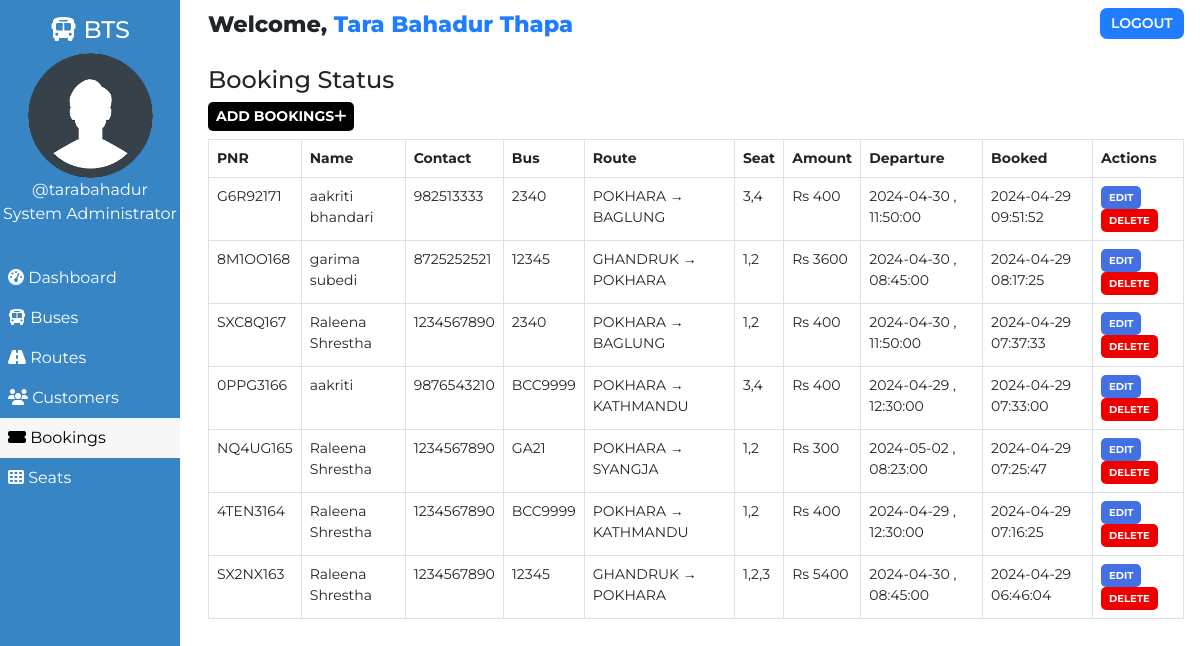
The app's page /admin/booking.php (signed in) with its own data.
### tables this page shows
CREATE TABLE `users` (
  `user_id` int(11) NOT NULL,
  `user_fullname` varchar(100) NOT NULL,
  `user_name` varchar(30) NOT NULL,
  `user_type` int(11) NOT NULL DEFAULT 0,
  `phone_no` int(11) NOT NULL,
  `user_password` varchar(255) NOT NULL,
  `user_created` datetime NOT NULL DEFAULT current_timestamp(),
  `address` varchar(100) NOT NULL
);

CREATE TABLE `bookings` (
  `id` int(100) NOT NULL,
  `booking_id` varchar(255) NOT NULL,
  `customer_id` varchar(255) NOT NULL,
  `route_id` varchar(255) NOT NULL,
  `customer_route` varchar(200) NOT NULL,
  `booked_amount` int(100) NOT NULL,
  `booked_seat` varchar(100) NOT NULL,
  `booking_created` datetime NOT NULL DEFAULT current_timestamp()
);

CREATE TABLE `customers` (
  `id` int(100) NOT NULL,
  `user_id` int(11) NOT NULL,
  `customer_id` varchar(255) NOT NULL,
  `customer_name` varchar(30) NOT NULL,
  `customer_phone` varchar(10) NOT NULL,
  `customer_created` datetime NOT NULL DEFAULT current_timestamp()
);

CREATE TABLE `routes` (
  `id` int(100) NOT NULL,
  `route_id` varchar(255) NOT NULL,
  `bus_no` varchar(155) NOT NULL,
  `route_cities` varchar(255) NOT NULL,
  `route_dep_date` date NOT NULL,
  `route_dep_time` time NOT NULL,
  `route_step_cost` int(100) NOT NULL,
  `route_created` datetime NOT NULL DEFAULT current_timestamp()
);

### assets/partials/_functions.php (called while the page is built, shortened)
<?php
function get_from_table($conn, $table, $primaryKey, $pKeyValue, $toget)
{
    $sql = "SELECT * FROM $table WHERE $primaryKey='$pKeyValue'";
    $result = mysqli_query($conn, $sql);
    $row = mysqli_fetch_assoc($result);
    if ($row) {
        return $row["$toget"];
    }
    return false;
}
?>

### admin/booking.php (the view, shortened to what this page needs)
<!DOCTYPE html>
<html lang="en">
<head>
    <link href="https://cdn.jsdelivr.net/npm/bootstrap@5.0.1/dist/css/bootstrap.min.css" rel="stylesheet"
>
    <?php
    $page = "booking";
    ?>
</head>
<body>
    <?php require '../assets/partials/_admin-header.php'; ?>
    <?php
    $resultSql = "SELECT * FROM `bookings` ORDER BY booking_created DESC";
    $resultSqlResult = mysqli_query($conn, $resultSql);
    if (!mysqli_num_rows($resultSqlResult)) { ?>
        <div class="container mt-4">
            <div id="noCustomers" class="alert alert-dark " role="alert">
                <h1 class="alert-heading">No Bookings Found!!</h1>
                <p class="fw-light">Be the first person to add one!</p>
                <hr>
                <div id="addCustomerAlert" class="alert alert-success" role="alert">
                    Click on <button id="add-button" class="button btn-sm" type="button" data-bs-toggle="modal"
                        data-bs-target="#addModal">ADD <i class="fas fa-plus"></i></button> to add a booking!
                </div>
            </div>
        </div>
    <?php } else { ?>
        <section id="booking">
            <div id="head">
                <h4>Booking Status</h4>
            </div>
            <div id="booking-results">
                <div>
                    <button id="add-button" class="button btn-sm" type="button" data-bs-toggle="modal"
                        data-bs-target="#addModal">Add Bookings<i class="fas fa-plus"></i></button>
                </div>
                <table class="table table-hover table-bordered">
                    <thead>
                        <th>PNR</th>
                        <th>Name</th>
                        <th>Contact</th>
                        <th>Bus</th>
                        <th>Route</th>
                        <th>Seat</th>
                        <th>Amount</th>
                        <th>Departure</th>
                        <th>Booked</th>
                        <th>Actions</th>
                    </thead>
                    <?php
                    while ($row = mysqli_fetch_assoc($resultSqlResult)) {
                        $id = $row["id"];
                        $customer_id = $row["customer_id"];
                        $route_id = $row["route_id"];
                        $pnr = $row["booking_id"];
                        $customer_name = get_from_table($conn, "customers", "customer_id", $customer_id, "customer_name");
                        $customer_phone = get_from_table($conn, "customers", "customer_id", $customer_id, "customer_phone");
                        $bus_no = get_from_table($conn, "routes", "route_id", $route_id, "bus_no");
                        $route = $row["customer_route"];
                        $booked_seat = $row["booked_seat"];
                        $booked_amount = $row["booked_amount"];
                        $dep_date = get_from_table($conn, "routes", "route_id", $route_id, "route_dep_date");
                        $dep_time = get_from_table($conn, "routes", "route_id", $route_id, "route_dep_time");
                        $booked_timing = $row["booking_created"];
                        ?>
                        <tr>
                            <td>
                                <?php
                                echo $pnr;
                                ?>
                            </td>
                            <td>
                                <?php
                                echo $customer_name;
                                ?>
                            </td>
                            <td>
                                <?php
                                echo $customer_phone;
                                ?>
                            </td>
                            <td>
                                <?php
                                echo $bus_no;
                                ?>
                            </td>
                            <td>
                                <?php
                                echo $route;
                                ?>
                            </td>
                            <td>
                                <?php
                                echo $booked_seat;
                                ?>
                            </td>
                            <td>
                                <?php
                                echo 'Rs ' . $booked_amount;
                                ?>
                            </td>
                            <td>
                                <?php
                                echo $dep_date . " , " . $dep_time;
                                ?>
                            </td>
                            <td>
                                <?php
                                echo $booked_timing;
                                ?>
                            </td>
                            <td>
                                <button class="button btn-sm edit-button" data-link="<?php echo $_SERVER['REQUEST_URI']; ?>"
                                    data-customerid="<?php
                                    echo $customer_id; ?>" data-id="<?php
                                      echo $id; ?>" data-name="<?php
                                        echo $customer_name; ?>" data-phone="<?php
                                          echo $customer_phone; ?>">Edit</button>
                                <button class="button delete-button btn-sm" data-bs-toggle="modal" data-bs-target="#deleteModal"
                                    data-id="<?php
                                    echo $id; ?>" data-bookedseat="<?php
                                      echo $booked_seat;
                                      ?>" data-routeid="<?php
                                      echo $route_id;
                                      ?>"> Delete</button>
                            </td>
                        </tr>
                        <?php
                    }
                    ?>
                </table>
            </div>
        </section>
    <?php } ?>
    </div>
    </main>
</body>
</html>

### assets/partials/_admin-header.php
<?php
require '_functions.php';
$conn = db_connect();
$user_id = $_SESSION['user_id'];
$sql = "SELECT * FROM users WHERE user_id = $user_id";
$result = mysqli_query($conn, $sql);
if ($row = mysqli_fetch_assoc($result)) {
    $user_fullname = $row["user_fullname"];
    $user_name = $row["user_name"];
}
?>
<main id="container">
    <div id="sidebar">
        <h4><i class="fas fa-bus"></i> BTS</h4>
        <div>
            <img class="adminDp" src="../assets/img/userav-min.png" height="125px" alt="Admin Profile Pic">
            <p>
                <?php echo '@' . $user_name; ?>
            </p>
            <p>System Administrator</p>
        </div>
        <ul id="options">
            <li class="option <?php if ($page == 'dashboard') {
                echo 'active';
            } ?>">
                <a href="./dashboard.php">
                    <i class="fas fa-tachometer-alt"></i> Dashboard
                </a>
            </li>
            <li class="option <?php if ($page == 'bus') {
                echo 'active';
            } ?>">
                <a href="./bus.php">
                    <i class="fas fa-bus"></i> Buses
                </a>
            </li>
            <li class="option <?php if ($page == 'route') {
                echo 'active';
            } ?>">
                <a href="./route.php">
                    <i class="fas fa-road"></i> Routes
                </a>
            </li>
            <li class="option <?php if ($page == 'customer') {
                echo 'active';
            } ?>">
                <a href="./customer.php">
                    <i class="fas fa-users"></i> Customers
                </a>
            </li>
            <li class="option <?php if ($page == 'booking') {
                echo 'active';
            } ?>">
                <a href="./booking.php">
                    <i class="fas fa-ticket-alt"></i> Bookings
                </a>
            </li>
            <li class="option <?php if ($page == 'seat') {
                echo 'active';
            } ?>">
                <a href="./seat.php">
                    <i class="fas fa-th"></i> Seats
                </a>
            </li>
        </ul>
    </div>
    <div id="main-content">
        <section id="welcome">
            <ul>
                <li class="welcome-item">Welcome,
                    <span id="USER">
                        <?php
                        echo $user_fullname;
                        ?>
                    </span>
                </li>
                <li class="welcome-item">
                    <button id="logout" class="btn-sm">
                        <a href="../assets/partials/_logout.php">LOGOUT</a>
                    </button>
                </li>
            </ul>
        </section>

### assets/styles/admin.php (style rules this page uses)
body { margin: 0; box-sizing: border-box; font-family: 'Montserrat', sans-serif; background-color: white; }
html { scroll-behavior: smooth; }
*, *::after, *::before { box-sizing: inherit; }
#USER { color: #207DFF; }
.adminDp { border-radius: 50%; }
#welcome { background-color: white; }
#welcome ul { display: flex; justify-content: space-between; list-style-type: none; padding: 0; margin: 0; }
#welcome li { margin: 0 1rem; padding: 0.5rem 0; }
#welcome li:first-child { font-weight: 800; font-size: 1.4rem; }
#logout { padding: 0.3rem 0.7rem; background-color: #207DFF; font-weight: 600; outline: none; border: none; border-radius: 7px; }
#logout a { color: white; text-decoration: none; }
@media only screen and (min-width:1000px) { #sidebar { text-align: center; background-color: #3885c5; color: white; width: 15%; position: fixed; top: 0%; padding-top: 1rem; z-index: 2; height: 100vh; } }
@media only screen and (min-width:1000px) { #sidebar p { margin: 0; } }
@media only screen and (min-width:1000px) { #sidebar ul { margin-top: 2rem; } }
@media only screen and (min-width:1000px) { #options { list-style-type: none; text-align: left; padding-left: 0; } }
@media only screen and (min-width:1000px) { .option a { display: block; padding: 0.5rem; text-decoration: none; color: inherit; } }
@media only screen and (min-width:1000px) { .active { background-color:#f7f7f7; color:black; } }
@media only screen and (min-width:1000px) { #main-content { margin-left: 16%; } }

### assets/styles/admin-options.php (style rules this page uses)
* { font-family: Montserrat; }
#booking #head, #customer #head, #route #head, #seat #head, #bus #head { padding-top: 1rem; }
#booking, #customer, #route, #bus, #seat { padding: 0 1rem; }
#booking-results > div, #customer-results > div, #route-results > div, #bus-results > div { margin-bottom: 0.5rem; }
#booking-results button, #customer-results button, #route button, #bus-results button { border-radius: 5px; }
.button { border: none; font-weight: bold; text-transform: uppercase; }
#add-button { background-color: black; color: white; }
table { font-size: 14px; }
table th,td { padding-left: 0.3rem; }
table button { color: white; }
.edit-button { background-color: #4370E2; }
.delete-button { background-color: #EF0000; }
.edit-button, .delete-button { font-size: 10px }

### records on screen
users: user_name "tarabahadur", user_fullname "Tara Bahadur Thapa"
bookings: booking "G6R92171", customer.customer_name "aakriti bhandari", customer.customer_phone "982513333", route.bus_no "2340", customer_route "POKHARA → BAGLUNG", booked_seat "3,4", booked_amount "400", route.route_dep_date "2024-04-30", route.route_dep_time "11:50:00", booking_created "2024-04-29 09:51:52"
bookings: booking "8M1OO168", customer.customer_name "garima subedi", customer.customer_phone "8725252521", route.bus_no "12345", customer_route "GHANDRUK → POKHARA", booked_seat "1,2", booked_amount "3600", route.route_dep_date "2024-04-30", route.route_dep_time "08:45:00", booking_created "2024-04-29 08:17:25"
bookings: booking "SXC8Q167", customer.customer_name "Raleena Shrestha", customer.customer_phone "1234567890", route.bus_no "2340", customer_route "POKHARA → BAGLUNG", booked_seat "1,2", booked_amount "400", route.route_dep_date "2024-04-30", route.route_dep_time "11:50:00", booking_created "2024-04-29 07:37:33"
bookings: booking "0PPG3166", customer.customer_name "aakriti", customer.customer_phone "9876543210", route.bus_no "BCC9999", customer_route "POKHARA → KATHMANDU", booked_seat "3,4", booked_amount "400", route.route_dep_date "2024-04-29", route.route_dep_time "12:30:00", booking_created "2024-04-29 07:33:00"
bookings: booking "NQ4UG165", customer.customer_name "Raleena Shrestha", customer.customer_phone "1234567890", route.bus_no "GA21", customer_route "POKHARA → SYANGJA", booked_seat "1,2", booked_amount "300", route.route_dep_date "2024-05-02", route.route_dep_time "08:23:00", booking_created "2024-04-29 07:25:47"
bookings: booking "4TEN3164", customer.customer_name "Raleena Shrestha", customer.customer_phone "1234567890", route.bus_no "BCC9999", customer_route "POKHARA → KATHMANDU", booked_seat "1,2", booked_amount "400", route.route_dep_date "2024-04-29", route.route_dep_time "12:30:00", booking_created "2024-04-29 07:16:25"
bookings: booking "SX2NX163", customer.customer_name "Raleena Shrestha", customer.customer_phone "1234567890", route.bus_no "12345", customer_route "GHANDRUK → POKHARA", booked_seat "1,2,3", booked_amount "5400", route.route_dep_date "2024-04-30", route.route_dep_time "08:45:00", booking_created "2024-04-29 06:46:04"
